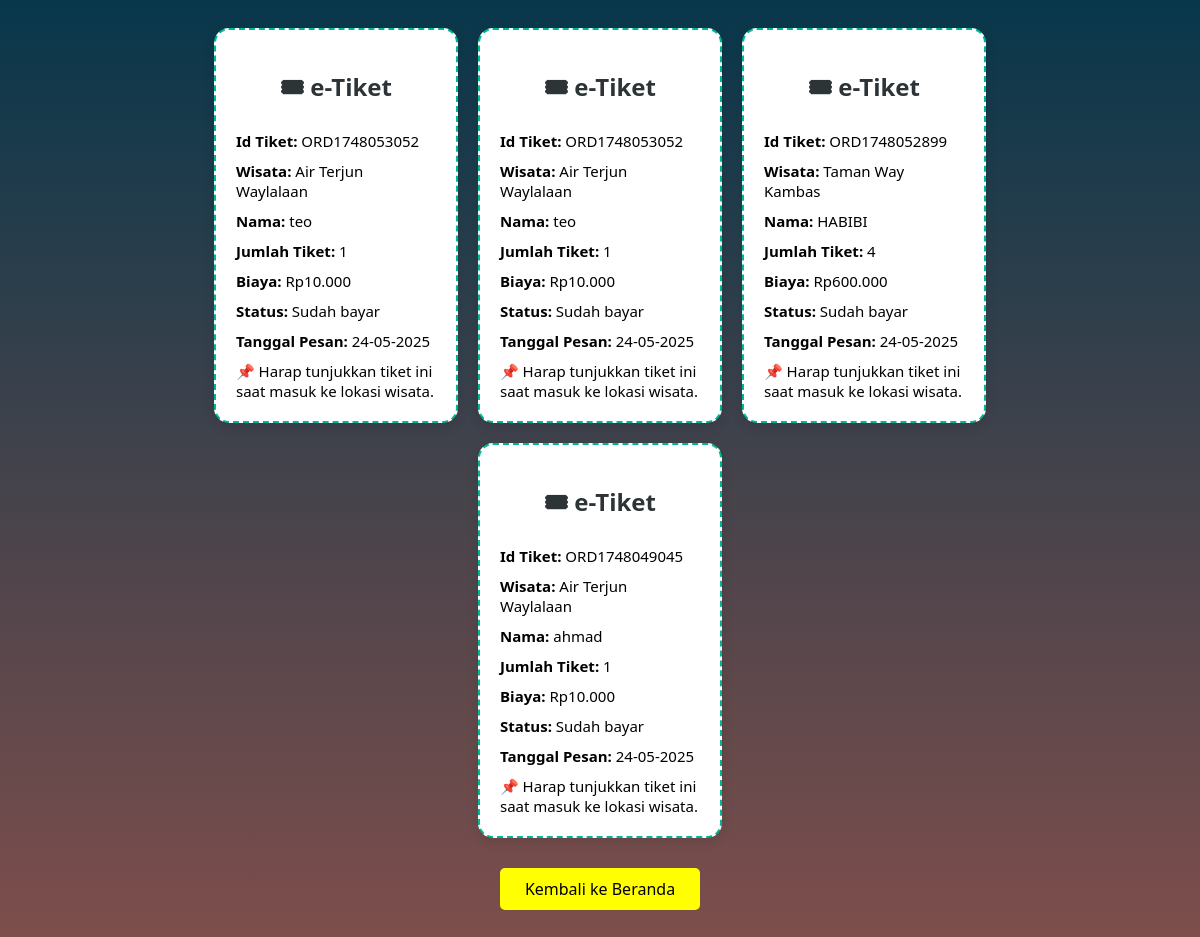
Screenshot of /cek_tiket.php (signed in) with the database file from the repository.
### tables this page shows
CREATE TABLE `tiket` (
  `id` int NOT NULL,
  `order_id` varchar(50) NOT NULL,
  `nama_pelanggan` varchar(100) NOT NULL,
  `wisata` varchar(100) NOT NULL,
  `jumlah` int NOT NULL,
  `total_harga` int NOT NULL,
  `status` varchar(50) DEFAULT 'Belum bayar',
  `tanggal_pesan` timestamp NULL DEFAULT CURRENT_TIMESTAMP,
  `user_id` int DEFAULT NULL
);

### cek_tiket.php (the view, shortened to what this page needs)
<?php
include 'koneksi.php';
$user_id = $_SESSION['user_id'];
$query = $koneksi->prepare("SELECT * FROM tiket WHERE user_id = ? ORDER BY order_id DESC");
$query->bind_param("i", $user_id);
$query->execute();
$result = $query->get_result();
?>
<!DOCTYPE html>
<html lang="id">
<head>
</head>
<body>
  <div class="container">
    <?php while ($row = $result->fetch_assoc()) : ?>
      <div class="eticket-card">
        <h2>🎟 e-Tiket</h2>
        <p><strong>Id Tiket:</strong> <?= htmlspecialchars($row['order_id']); ?></p>
        <p><strong>Wisata:</strong> <?= htmlspecialchars($row['wisata']); ?></p>
        <p><strong>Nama:</strong> <?= htmlspecialchars($row['nama_pelanggan']); ?></p>
        <p><strong>Jumlah Tiket:</strong> <?= htmlspecialchars($row['jumlah']); ?></p>
        <p><strong>Biaya:</strong> Rp<?= number_format($row['total_harga'], 0, ',', '.'); ?></p>
        <p><strong>Status:</strong> <?= htmlspecialchars($row['status']); ?></p>
        <?php if (!empty($row['tanggal_pesan'])) : ?>
          <p><strong>Tanggal Pesan:</strong> <?= date("d-m-Y", strtotime($row['tanggal_pesan'])); ?></p>
        <?php endif; ?>
        <p>📌 Harap tunjukkan tiket ini saat masuk ke lokasi wisata.</p>
      </div>
    <?php endwhile; ?>
  </div>
  <div style="text-align:center;">
    <a href="home.php" class="home-button">Kembali ke Beranda</a>
  </div>
</body>
</html>

### cek_tiket.php (style rules this page uses)
body { font-family: 'Segoe UI', Tahoma, Geneva, Verdana, sans-serif; background: linear-gradient(#08374b, #7e4e4b); padding: 20px; }
.container { max-width: 900px; margin: auto; display: flex; flex-wrap: wrap; gap: 20px; justify-content: center; }
.eticket-card { background-color: #fff; border: 2px dashed #00b894; border-radius: 15px; padding: 20px; width: 200px; box-shadow: 0 4px 12px rgba(0,0,0,0.1); display: flex; flex-direction: column; gap: 10px; }
.eticket-card h2 { color: #2d3436; text-align: center; margin-bottom: 10px; }
.eticket-card p { font-size: 15px; margin: 0; }
.home-button { display: inline-block; margin-top: 30px; padding: 10px 25px; background: yellow; color: black; text-decoration: none; border-radius: 5px; text-align: center; }

### rows the page displays
tiket: order "ORD1748053052", wisata "Air Terjun Waylalaan", nama_pelanggan "teo", jumlah "1", total_harga "10.000", status "Sudah bayar", tanggal_pesan "24-05-2025"
tiket: order "ORD1748053052", wisata "Air Terjun Waylalaan", nama_pelanggan "teo", jumlah "1", total_harga "10.000", status "Sudah bayar", tanggal_pesan "24-05-2025"
tiket: order "ORD1748052899", wisata "Taman Way Kambas", nama_pelanggan "HABIBI", jumlah "4", total_harga "600.000", status "Sudah bayar", tanggal_pesan "24-05-2025"
tiket: order "ORD1748049045", wisata "Air Terjun Waylalaan", nama_pelanggan "ahmad", jumlah "1", total_harga "10.000", status "Sudah bayar", tanggal_pesan "24-05-2025"
